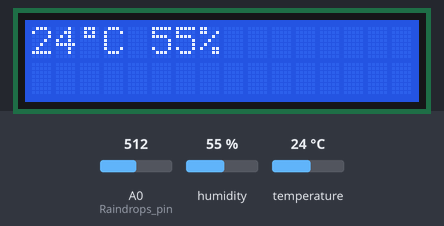
A sketch run on a simulated Arduino Uno, built with avr-gcc and run on an emulated ATmega328P. Parts: 16×2 character LCD. Inputs (shaded band) come from the test bench; at power-on: A0 (Raindrops_pin) = 512, humidity 55 %, temperature 24 °C.

Above: at 1.2 s.
1.3 s: A0 (Raindrops_pin) set to 342
7.5 s: A0 (Raindrops_pin) set to 320
9.0 s: humidity set to 22 %
At 11.9 s:
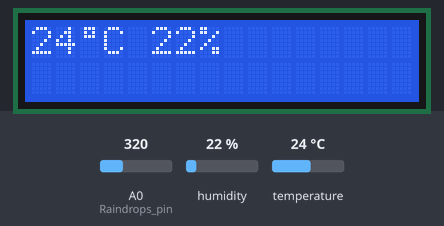
12.2 s: temperature set to 12 °C
At 13.5 s:
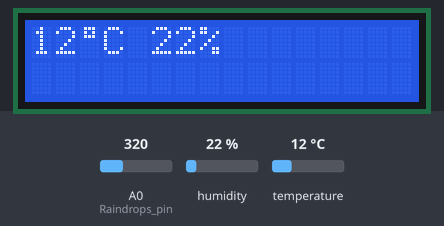
14.3 s: humidity set to 40 %
At 16.2 s:
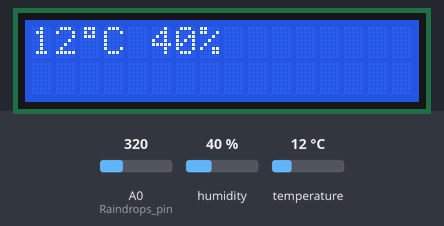
16.5 s: temperature set to 19 °C
At 17.9 s:
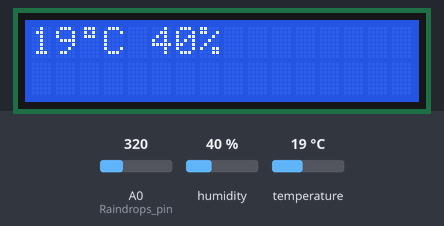
Timing chart, 0 to 19.5 s (numbered marks = the images above; inputs shaded):
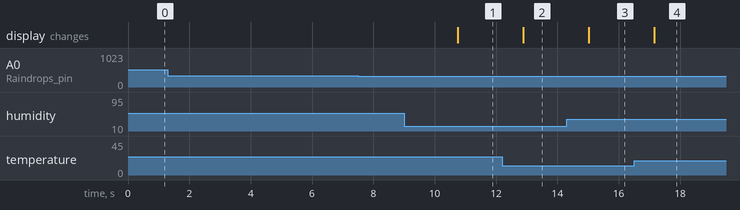

The sketch:

Rain_DHT_and_LCD.ino
```cpp
#include <LiquidCrystal_I2C.h>

LiquidCrystal_I2C lcd(0x27, 16, 2);  // I2C LCD 객체 선언

#include <DHT.h>

#define DHTPIN 2
#define DHTTYPE DHT11

int Raindrops_pin = A0; // 빗방울센서 핀을 A0으로 설정
int Rain_Value;
int Latest_Rain_Value;
float humidity;
float temperature;


byte customChar[] = {
  B01110,
  B01010,
  B01110,
  B00000,
  B00000,
  B00000,
  B00000,
  B00000
};

DHT dht(DHTPIN , DHTTYPE);

void setup() {
  lcd.begin();
  lcd.backlight();
  Serial.begin(9600);
  //Latest_Rain_Value = Rain_Value;
  lcd.createChar(0, customChar);
}

void loop() {
  Rain_Value = analogRead(A0);
  humidity = dht.readHumidity();
  temperature = dht.readTemperature();

  Rain_Update();
  DHT_Update();

  /*lcd.setCursor(0, 1);
  delay(300);
  lcd.cursor();
  lcd.setCursor(1, 1);
  delay(300);
  lcd.cursor();
  lcd.setCursor(1, 0);
  delay(300);
  lcd.cursor();
  lcd.setCursor(0, 0);
  delay(300);
  lcd.cursor();*/
  delay(500);
}

void Rain_Update() {

  if(Latest_Rain_Value != Rain_Value) {
    Latest_Rain_Value = Rain_Value;
    lcd.clear();
  }
  if(Latest_Rain_Value <= 330) {
    //
    lcd.clear();
    lcd.setCursor(2, 1);
    lcd.print("Take Umbrella");
    }
    else {
      //lcd.setCursor(2, 1);
      lcd.clear();
      lcd.setCursor(2, 1);
      lcd.print("It's clear");
    }
}

void DHT_Update() {
  //lcd.setCursor(0, 0);
  lcd.clear();
  lcd.setCursor(0, 0);
  lcd.print((int)temperature);
  lcd.write(0);
  lcd.print("C ");
  lcd.print((int)humidity);
  lcd.print("%");
}
```

Measured:
- after the input at 1.3 s, every drawn part: stays the same
- after the input at 7.5 s, every drawn part: stays the same
- after the input at 9.0 s, the display: changes after 1.8 s (image 1)
- after the input at 12.2 s, the display: changes after 0.69 s (image 2)
- after the input at 14.3 s, the display: changes after 0.72 s (image 3)
- after the input at 16.5 s, the display: changes after 0.65 s (image 4)
